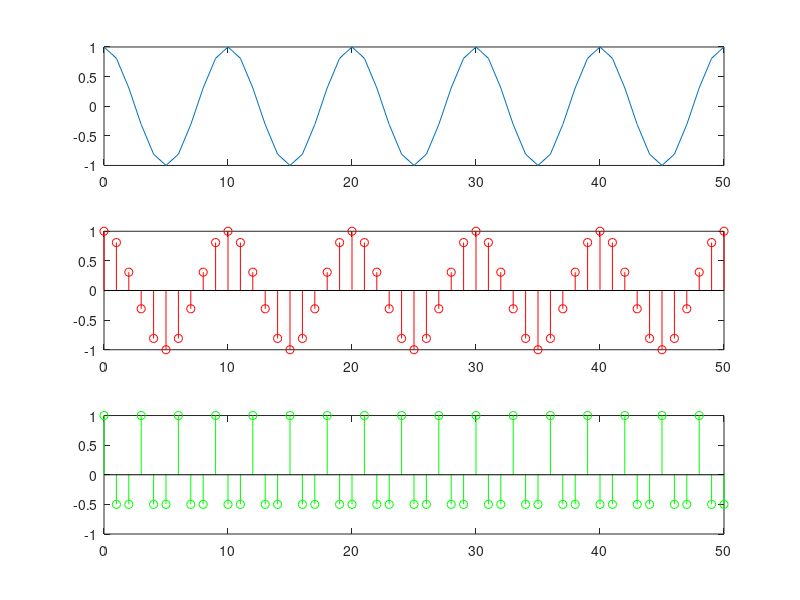

Here is the MATLAB script that generated this plot:
f0 = 1000; %frequency of sin 2000
fs1 = 10000; %sampling frequency Fs>2Fmax
fs2= 1500;                          %<
n = 0:1:50;
x = cos(2*pi*f0*n/fs1);
x1 = cos(2*pi*f0*n/fs2);
figure(1)
subplot(3,1,1)
plot(n,x)
subplot(3,1,2)
stem(n,x,'r')
subplot(313)
stem(n,x1,'g')
%legend('original)